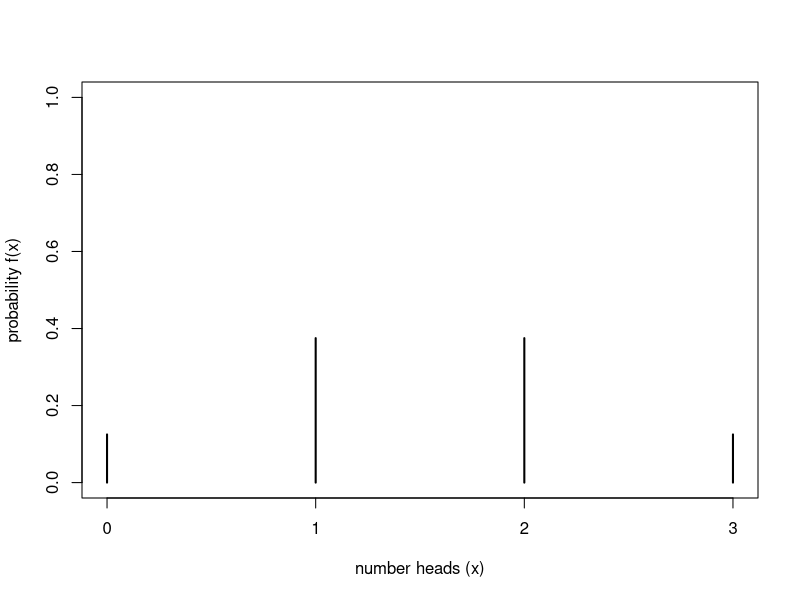
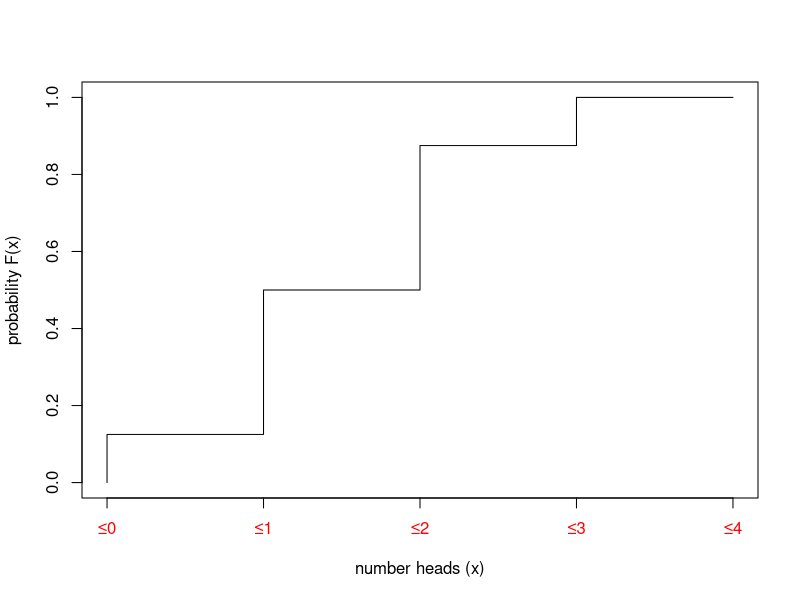

Generate these figures, in order, with R:
## ---- chunk 1
rm(list = ls())
#options(digits = 3)
Sys.setlocale("LC_MESSAGES", "en_US.utf8")
## ---- chunk 2
cat('# ', rmarkdown::metadata$title)
## ---- chunk 3
cat('## ', rmarkdown::metadata$subtitle)
## ---- chunk 4
cat('### ', rmarkdown::metadata$author)
## ---- chunk 5
cat('#### ', rmarkdown::metadata$institute)
## ---- chunk 6
cat(rmarkdown::metadata$date)
## ---- chunk 7
x = c(0,1,1,1,2,2,2,3)
plot(prop.table(table(x)), type = "h", ylim = c(0,1), xlab = "number heads (x)", ylab= "probability f(x)")
## ---- chunk 8
x = c(0,1,1,1,2,2,2,3)
plot(1:5,c(0,cumsum(prop.table(table(x)))), type = "S", ylim = c(0,1), xlab = "number heads (x)", ylab= "probability F(x)", xaxt="n")
axis(1, at=1:5,labels=c("≤0", "≤1", "≤2", "≤3", "≤4"), col.axis="red")
## ---- chunk 9
dbinom(x=2, size=7, prob = 0.7)
